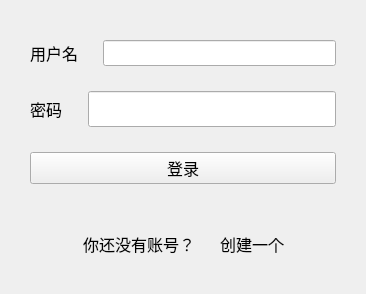
<?xml version="1.0" encoding="UTF-8"?>
<ui version="4.0">
 <class>login</class>
 <widget class="QWidget" name="login">
  <property name="geometry">
   <rect>
    <x>0</x>
    <y>0</y>
    <width>366</width>
    <height>294</height>
   </rect>
  </property>
  <property name="font">
   <font>
    <family>Malgun Gothic Semilight</family>
    <pointsize>15</pointsize>
   </font>
  </property>
  <property name="windowTitle">
   <string>软件登录</string>
  </property>
  <property name="styleSheet">
   <string notr="true">login{
  background: white;
}
QlineEdit{
  background: #f2f2f2;
  border: 1px solid #ccc;
}</string>
  </property>
  <layout class="QVBoxLayout" name="verticalLayout">
   <property name="spacing">
    <number>25</number>
   </property>
   <property name="leftMargin">
    <number>30</number>
   </property>
   <property name="topMargin">
    <number>40</number>
   </property>
   <property name="rightMargin">
    <number>30</number>
   </property>
   <property name="bottomMargin">
    <number>15</number>
   </property>
   <item>
    <layout class="QHBoxLayout" name="horizontalLayout" stretch="2,15">
     <item>
      <widget class="QLabel" name="label">
       <property name="font">
        <font>
         <family>Malgun Gothic Semilight</family>
         <pointsize>12</pointsize>
        </font>
       </property>
       <property name="text">
        <string>用户名</string>
       </property>
      </widget>
     </item>
     <item>
      <widget class="QLineEdit" name="lineEdit">
       <property name="font">
        <font>
         <family>SimSun</family>
         <pointsize>10</pointsize>
        </font>
       </property>
       <property name="styleSheet">
        <string notr="true">QlineEdit{
  background: #f2f2f2;
  border: 1px solid #ccc;
}</string>
       </property>
      </widget>
     </item>
    </layout>
   </item>
   <item>
    <layout class="QHBoxLayout" name="horizontalLayout_2" stretch="2,15">
     <item>
      <widget class="QLabel" name="label_2">
       <property name="font">
        <font>
         <family>Malgun Gothic Semilight</family>
         <pointsize>12</pointsize>
        </font>
       </property>
       <property name="text">
        <string>密码</string>
       </property>
      </widget>
     </item>
     <item>
      <widget class="QLineEdit" name="lineEdit_2">
       <property name="styleSheet">
        <string notr="true">QlineEdit{
  background: #f2f2f2;
  border: 1px solid #ccc;
}</string>
       </property>
      </widget>
     </item>
    </layout>
   </item>
   <item>
    <widget class="QPushButton" name="pushButton">
     <property name="font">
      <font>
       <family>Malgun Gothic Semilight</family>
       <pointsize>12</pointsize>
      </font>
     </property>
     <property name="text">
      <string>登录</string>
     </property>
    </widget>
   </item>
   <item>
    <layout class="QHBoxLayout" name="horizontalLayout_3">
     <item>
      <spacer name="horizontalSpacer">
       <property name="orientation">
        <enum>Qt::Horizontal</enum>
       </property>
       <property name="sizeHint" stdset="0">
        <size>
         <width>40</width>
         <height>20</height>
        </size>
       </property>
      </spacer>
     </item>
     <item>
      <widget class="QLabel" name="label_3">
       <property name="font">
        <font>
         <family>Malgun Gothic Semilight</family>
         <pointsize>12</pointsize>
        </font>
       </property>
       <property name="text">
        <string>你还没有账号？</string>
       </property>
       <property name="alignment">
        <set>Qt::AlignCenter</set>
       </property>
      </widget>
     </item>
     <item>
      <widget class="QLabel" name="label_4">
       <property name="font">
        <font>
         <family>Malgun Gothic Semilight</family>
         <pointsize>12</pointsize>
        </font>
       </property>
       <property name="text">
        <string>创建一个</string>
       </property>
      </widget>
     </item>
     <item>
      <spacer name="horizontalSpacer_2">
       <property name="orientation">
        <enum>Qt::Horizontal</enum>
       </property>
       <property name="sizeHint" stdset="0">
        <size>
         <width>40</width>
         <height>20</height>
        </size>
       </property>
      </spacer>
     </item>
    </layout>
   </item>
  </layout>
 </widget>
 <resources/>
 <connections/>
</ui>
